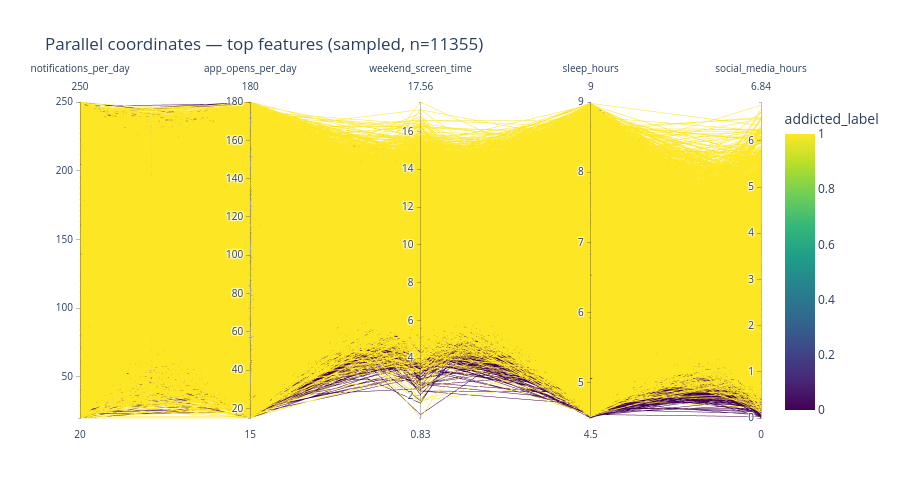

The code cell stored with this chart in its notebook:
### Markdown cell above
## 7. Parallel coordinates — top features colored by addiction

An interactive-only view: drag along any axis to brush a range and see how it filters the
other axes. Lines are colored by `addicted_label`.

### Code cell
pc_cols = ["notifications_per_day", "app_opens_per_day", "weekend_screen_time",
           "sleep_hours", "social_media_hours"]
pc_data = sample[pc_cols + [TARGET]].dropna()

fig = px.parallel_coordinates(
    pc_data, dimensions=pc_cols, color=TARGET,
    color_continuous_scale="Viridis",
    title="Parallel coordinates — top features (sampled, n=%d)" % len(pc_data),
)
fig.update_layout(height=500)
show_fig(fig, width=1050)
# Note: brushing (dragging along an axis to filter) only works in the live interactive
# version above — the static PNG fallback is just a snapshot.

### Figure 1 — Plotly figure (JSON) as saved in the notebook; plotly's stock layout.template omitted (floating-point values rounded to 4 significant figures; data arrays with more than 128 entries replaced by an {"elided": "..."} marker saying what was removed)
{"data": [{"dimensions": [{"label": "notifications_per_day", "values": {"elided": "11355 float values"}}, {"label": "app_opens_per_day", "values": {"elided": "11355 float values"}}, {"label": "weekend_screen_time", "values": {"elided": "11355 float values"}}, {"label": "sleep_hours", "values": {"elided": "11355 float values"}}, {"label": "social_media_hours", "values": {"elided": "11355 float values"}}], "domain": {"x": [0.0, 1.0], "y": [0.0, 1.0]}, "line": {"color": {"elided": "11355 int values"}, "coloraxis": "coloraxis"}, "name": "", "type": "parcoords"}], "layout": {"coloraxis": {"colorbar": {"title": {"text": "addicted_label"}}, "colorscale": [[0.0, "#440154"], [0.1111, "#482878"], [0.2222, "#3e4989"], [0.3333, "#31688e"], [0.4444, "#26828e"], [0.5556, "#1f9e89"], [0.6667, "#35b779"], [0.7778, "#6ece58"], [0.8889, "#b5de2b"], [1.0, "#fde725"]]}, "height": 500, "legend": {"tracegroupgap": 0}, "title": {"text": "Parallel coordinates — top features (sampled, n=11355)"}}}
